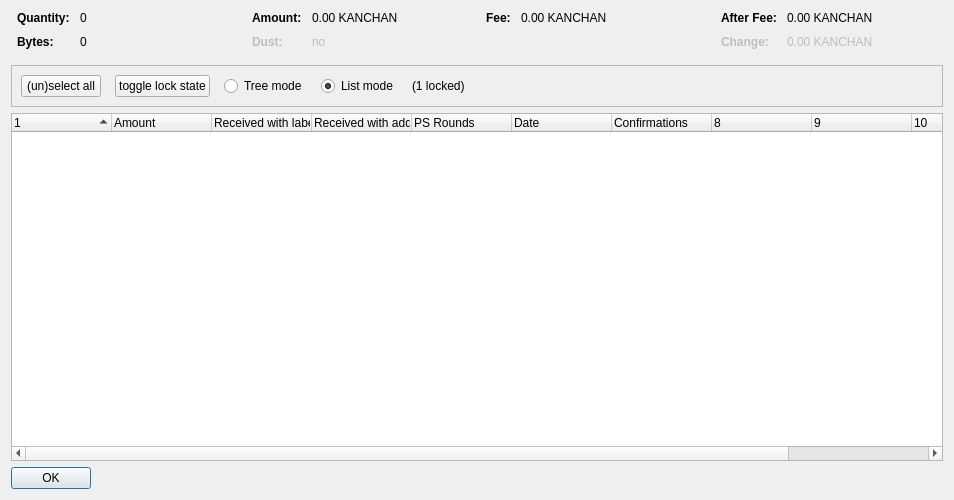
<?xml version="1.0" encoding="UTF-8"?>
<ui version="4.0">
 <class>CoinControlDialog</class>
 <widget class="QDialog" name="CoinControlDialog">
  <property name="geometry">
   <rect>
    <x>0</x>
    <y>0</y>
    <width>954</width>
    <height>500</height>
   </rect>
  </property>
  <property name="windowTitle">
   <string>Coin Selection</string>
  </property>
  <layout class="QVBoxLayout" name="verticalLayout">
   <item>
    <layout class="QHBoxLayout" name="horizontalLayoutTop" stretch="0,0,0,0">
     <property name="topMargin">
      <number>0</number>
     </property>
     <property name="bottomMargin">
      <number>10</number>
     </property>
     <item>
      <layout class="QFormLayout" name="formLayoutCoinControl1">
       <property name="horizontalSpacing">
        <number>10</number>
       </property>
       <property name="verticalSpacing">
        <number>10</number>
       </property>
       <property name="leftMargin">
        <number>6</number>
       </property>
       <property name="rightMargin">
        <number>6</number>
       </property>
       <item row="0" column="0">
        <widget class="QLabel" name="labelCoinControlQuantityText">
         <property name="font">
          <font>
           <weight>75</weight>
           <bold>true</bold>
          </font>
         </property>
         <property name="text">
          <string>Quantity:</string>
         </property>
        </widget>
       </item>
       <item row="0" column="1">
        <widget class="QLabel" name="labelCoinControlQuantity">
         <property name="cursor">
          <cursorShape>IBeamCursor</cursorShape>
         </property>
         <property name="contextMenuPolicy">
          <enum>Qt::ActionsContextMenu</enum>
         </property>
         <property name="text">
          <string notr="true">0</string>
         </property>
         <property name="textInteractionFlags">
          <set>Qt::LinksAccessibleByMouse|Qt::TextSelectableByKeyboard|Qt::TextSelectableByMouse</set>
         </property>
        </widget>
       </item>
       <item row="1" column="0">
        <widget class="QLabel" name="labelCoinControlBytesText">
         <property name="font">
          <font>
           <weight>75</weight>
           <bold>true</bold>
          </font>
         </property>
         <property name="text">
          <string>Bytes:</string>
         </property>
        </widget>
       </item>
       <item row="1" column="1">
        <widget class="QLabel" name="labelCoinControlBytes">
         <property name="cursor">
          <cursorShape>IBeamCursor</cursorShape>
         </property>
         <property name="contextMenuPolicy">
          <enum>Qt::ActionsContextMenu</enum>
         </property>
         <property name="text">
          <string notr="true">0</string>
         </property>
         <property name="textInteractionFlags">
          <set>Qt::LinksAccessibleByMouse|Qt::TextSelectableByKeyboard|Qt::TextSelectableByMouse</set>
         </property>
        </widget>
       </item>
      </layout>
     </item>
     <item>
      <layout class="QFormLayout" name="formLayoutCoinControl2">
       <property name="horizontalSpacing">
        <number>10</number>
       </property>
       <property name="verticalSpacing">
        <number>10</number>
       </property>
       <property name="leftMargin">
        <number>6</number>
       </property>
       <property name="rightMargin">
        <number>6</number>
       </property>
       <item row="0" column="0">
        <widget class="QLabel" name="labelCoinControlAmountText">
         <property name="font">
          <font>
           <weight>75</weight>
           <bold>true</bold>
          </font>
         </property>
         <property name="text">
          <string>Amount:</string>
         </property>
        </widget>
       </item>
       <item row="0" column="1">
        <widget class="QLabel" name="labelCoinControlAmount">
         <property name="cursor">
          <cursorShape>IBeamCursor</cursorShape>
         </property>
         <property name="contextMenuPolicy">
          <enum>Qt::ActionsContextMenu</enum>
         </property>
         <property name="text">
          <string notr="true">0.00 KANCHAN</string>
         </property>
         <property name="textInteractionFlags">
          <set>Qt::LinksAccessibleByMouse|Qt::TextSelectableByKeyboard|Qt::TextSelectableByMouse</set>
         </property>
        </widget>
       </item>
       <item row="1" column="0">
        <widget class="QLabel" name="labelCoinControlLowOutputText">
         <property name="enabled">
          <bool>false</bool>
         </property>
         <property name="font">
          <font>
           <weight>75</weight>
           <bold>true</bold>
          </font>
         </property>
         <property name="text">
          <string>Dust:</string>
         </property>
        </widget>
       </item>
       <item row="1" column="1">
        <widget class="QLabel" name="labelCoinControlLowOutput">
         <property name="enabled">
          <bool>false</bool>
         </property>
         <property name="cursor">
          <cursorShape>IBeamCursor</cursorShape>
         </property>
         <property name="contextMenuPolicy">
          <enum>Qt::ActionsContextMenu</enum>
         </property>
         <property name="text">
          <string notr="true">no</string>
         </property>
         <property name="textInteractionFlags">
          <set>Qt::LinksAccessibleByMouse|Qt::TextSelectableByKeyboard|Qt::TextSelectableByMouse</set>
         </property>
        </widget>
       </item>
      </layout>
     </item>
     <item>
      <layout class="QFormLayout" name="formLayoutCoinControl3">
       <property name="horizontalSpacing">
        <number>10</number>
       </property>
       <property name="verticalSpacing">
        <number>10</number>
       </property>
       <property name="leftMargin">
        <number>6</number>
       </property>
       <property name="rightMargin">
        <number>6</number>
       </property>
       <item row="0" column="0">
        <widget class="QLabel" name="labelCoinControlFeeText">
         <property name="font">
          <font>
           <weight>75</weight>
           <bold>true</bold>
          </font>
         </property>
         <property name="text">
          <string>Fee:</string>
         </property>
        </widget>
       </item>
       <item row="0" column="1">
        <widget class="QLabel" name="labelCoinControlFee">
         <property name="cursor">
          <cursorShape>IBeamCursor</cursorShape>
         </property>
         <property name="contextMenuPolicy">
          <enum>Qt::ActionsContextMenu</enum>
         </property>
         <property name="text">
          <string notr="true">0.00 KANCHAN</string>
         </property>
         <property name="textInteractionFlags">
          <set>Qt::LinksAccessibleByMouse|Qt::TextSelectableByKeyboard|Qt::TextSelectableByMouse</set>
         </property>
        </widget>
       </item>
      </layout>
     </item>
     <item>
      <layout class="QFormLayout" name="formLayoutCoinControl4">
       <property name="horizontalSpacing">
        <number>10</number>
       </property>
       <property name="verticalSpacing">
        <number>10</number>
       </property>
       <property name="leftMargin">
        <number>6</number>
       </property>
       <property name="rightMargin">
        <number>6</number>
       </property>
       <item row="0" column="0">
        <widget class="QLabel" name="labelCoinControlAfterFeeText">
         <property name="font">
          <font>
           <weight>75</weight>
           <bold>true</bold>
          </font>
         </property>
         <property name="text">
          <string>After Fee:</string>
         </property>
        </widget>
       </item>
       <item row="0" column="1">
        <widget class="QLabel" name="labelCoinControlAfterFee">
         <property name="cursor">
          <cursorShape>IBeamCursor</cursorShape>
         </property>
         <property name="contextMenuPolicy">
          <enum>Qt::ActionsContextMenu</enum>
         </property>
         <property name="text">
          <string notr="true">0.00 KANCHAN</string>
         </property>
         <property name="textInteractionFlags">
          <set>Qt::LinksAccessibleByMouse|Qt::TextSelectableByKeyboard|Qt::TextSelectableByMouse</set>
         </property>
        </widget>
       </item>
       <item row="1" column="0">
        <widget class="QLabel" name="labelCoinControlChangeText">
         <property name="enabled">
          <bool>false</bool>
         </property>
         <property name="font">
          <font>
           <weight>75</weight>
           <bold>true</bold>
          </font>
         </property>
         <property name="text">
          <string>Change:</string>
         </property>
        </widget>
       </item>
       <item row="1" column="1">
        <widget class="QLabel" name="labelCoinControlChange">
         <property name="enabled">
          <bool>false</bool>
         </property>
         <property name="cursor">
          <cursorShape>IBeamCursor</cursorShape>
         </property>
         <property name="contextMenuPolicy">
          <enum>Qt::ActionsContextMenu</enum>
         </property>
         <property name="text">
          <string notr="true">0.00 KANCHAN</string>
         </property>
         <property name="textInteractionFlags">
          <set>Qt::LinksAccessibleByMouse|Qt::TextSelectableByKeyboard|Qt::TextSelectableByMouse</set>
         </property>
        </widget>
       </item>
      </layout>
     </item>
    </layout>
   </item>
   <item>
    <widget class="QFrame" name="frame">
     <property name="minimumSize">
      <size>
       <width>0</width>
       <height>40</height>
      </size>
     </property>
     <property name="frameShape">
      <enum>QFrame::StyledPanel</enum>
     </property>
     <property name="frameShadow">
      <enum>QFrame::Sunken</enum>
     </property>
     <layout class="QHBoxLayout" name="horizontalLayout">
      <item>
       <layout class="QHBoxLayout" name="horizontalLayoutPanel" stretch="0,0,0,0,0,0">
        <property name="spacing">
         <number>14</number>
        </property>
        <item>
         <widget class="QPushButton" name="pushButtonSelectAll">
          <property name="sizePolicy">
           <sizepolicy hsizetype="Maximum" vsizetype="Fixed">
            <horstretch>0</horstretch>
            <verstretch>0</verstretch>
           </sizepolicy>
          </property>
          <property name="text">
           <string>(un)select all</string>
          </property>
          <property name="autoDefault">
           <bool>false</bool>
          </property>
         </widget>
        </item>
        <item>
         <widget class="QPushButton" name="pushButtonToggleLock">
          <property name="sizePolicy">
           <sizepolicy hsizetype="Maximum" vsizetype="Fixed">
            <horstretch>0</horstretch>
            <verstretch>0</verstretch>
           </sizepolicy>
          </property>
          <property name="text">
           <string>toggle lock state</string>
          </property>
          <property name="autoDefault">
           <bool>false</bool>
          </property>
         </widget>
        </item>
        <item>
         <widget class="QRadioButton" name="radioTreeMode">
          <property name="sizePolicy">
           <sizepolicy hsizetype="Maximum" vsizetype="Fixed">
            <horstretch>0</horstretch>
            <verstretch>0</verstretch>
           </sizepolicy>
          </property>
          <property name="text">
           <string>Tree mode</string>
          </property>
         </widget>
        </item>
        <item>
         <widget class="QRadioButton" name="radioListMode">
          <property name="sizePolicy">
           <sizepolicy hsizetype="Maximum" vsizetype="Fixed">
            <horstretch>0</horstretch>
            <verstretch>0</verstretch>
           </sizepolicy>
          </property>
          <property name="text">
           <string>List mode</string>
          </property>
          <property name="checked">
           <bool>true</bool>
          </property>
         </widget>
        </item>
        <item>
         <widget class="QLabel" name="labelLocked">
          <property name="text">
           <string>(1 locked)</string>
          </property>
         </widget>
        </item>
        <item>
         <spacer name="horizontalSpacer">
          <property name="orientation">
           <enum>Qt::Horizontal</enum>
          </property>
          <property name="sizeHint" stdset="0">
           <size>
            <width>40</width>
            <height>20</height>
           </size>
          </property>
         </spacer>
        </item>
       </layout>
      </item>
     </layout>
    </widget>
   </item>
   <item>
    <widget class="CoinControlTreeWidget" name="treeWidget">
     <property name="contextMenuPolicy">
      <enum>Qt::CustomContextMenu</enum>
     </property>
     <property name="sortingEnabled">
      <bool>false</bool>
     </property>
     <property name="columnCount">
      <number>11</number>
     </property>
     <attribute name="headerShowSortIndicator" stdset="0">
      <bool>true</bool>
     </attribute>
     <attribute name="headerStretchLastSection">
      <bool>false</bool>
     </attribute>
     <column>
      <property name="text">
       <string/>
      </property>
     </column>
     <column>
      <property name="text">
       <string>Amount</string>
      </property>
     </column>
     <column>
      <property name="text">
       <string>Received with label</string>
      </property>
     </column>
     <column>
      <property name="text">
       <string>Received with address</string>
      </property>
     </column>
     <column>
      <property name="text">
       <string>PS Rounds</string>
      </property>
     </column>
     <column>
      <property name="text">
       <string>Date</string>
      </property>
     </column>
     <column>
      <property name="text">
       <string>Confirmations</string>
      </property>
      <property name="toolTip">
       <string>Confirmed</string>
      </property>
     </column>
     <column>
      <property name="text">
       <string/>
      </property>
     </column>
     <column>
      <property name="text">
       <string/>
      </property>
     </column>
     <column>
      <property name="text">
       <string/>
      </property>
     </column>
     <column>
      <property name="text">
       <string/>
      </property>
     </column>
    </widget>
   </item>
   <item>
    <widget class="QDialogButtonBox" name="buttonBox">
     <property name="sizePolicy">
      <sizepolicy hsizetype="Maximum" vsizetype="Fixed">
       <horstretch>0</horstretch>
       <verstretch>0</verstretch>
      </sizepolicy>
     </property>
     <property name="orientation">
      <enum>Qt::Horizontal</enum>
     </property>
     <property name="standardButtons">
      <set>QDialogButtonBox::Ok</set>
     </property>
    </widget>
   </item>
  </layout>
 </widget>
 <customwidgets>
  <customwidget>
   <class>CoinControlTreeWidget</class>
   <extends>QTreeWidget</extends>
   <header>coincontroltreewidget.h</header>
  </customwidget>
 </customwidgets>
 <resources/>
 <connections/>
</ui>
